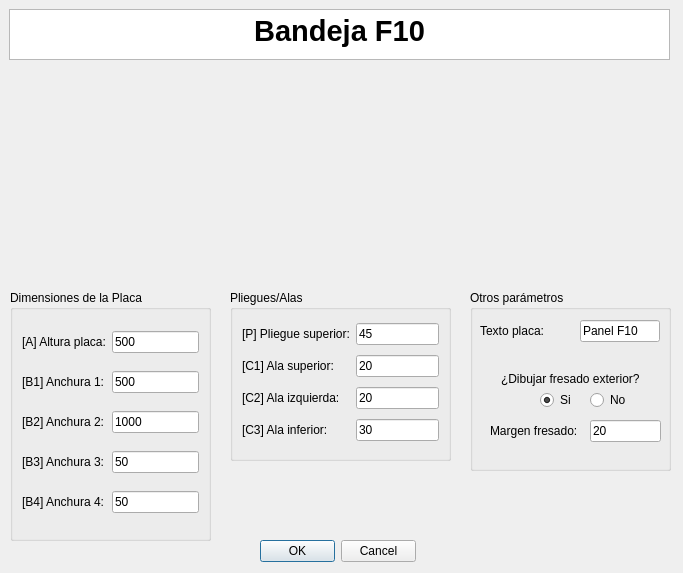
<?xml version="1.0" encoding="UTF-8"?>
<ui version="4.0">
 <class>MyPositionDialog</class>
 <widget class="QDialog" name="MyPositionDialog">
  <property name="geometry">
   <rect>
    <x>0</x>
    <y>0</y>
    <width>683</width>
    <height>573</height>
   </rect>
  </property>
  <property name="windowTitle">
   <string>Enter Position</string>
  </property>
  <property name="whatsThis">
   <string>&lt;html&gt;&lt;head/&gt;&lt;body&gt;&lt;p&gt;Esta ventana de KSDpanel te permite introducir todas las medidas correspondientes del panel seleccionado.&lt;/p&gt;&lt;p&gt;Recuerda que todas las medidas deben de ir en milimetros (mm).&lt;/p&gt;&lt;/body&gt;&lt;/html&gt;</string>
  </property>
  <widget class="QDialogButtonBox" name="buttonBox">
   <property name="geometry">
    <rect>
     <x>260</x>
     <y>540</y>
     <width>156</width>
     <height>23</height>
    </rect>
   </property>
   <property name="orientation">
    <enum>Qt::Horizontal</enum>
   </property>
   <property name="standardButtons">
    <set>QDialogButtonBox::Cancel|QDialogButtonBox::Ok</set>
   </property>
  </widget>
  <widget class="QTextBrowser" name="textBrowser">
   <property name="geometry">
    <rect>
     <x>9</x>
     <y>9</y>
     <width>661</width>
     <height>51</height>
    </rect>
   </property>
   <property name="html">
    <string>&lt;!DOCTYPE HTML PUBLIC &quot;-//W3C//DTD HTML 4.0//EN&quot; &quot;http://www.w3.org/TR/REC-html40/strict.dtd&quot;&gt;
&lt;html&gt;&lt;head&gt;&lt;meta name=&quot;qrichtext&quot; content=&quot;1&quot; /&gt;&lt;style type=&quot;text/css&quot;&gt;
p, li { white-space: pre-wrap; }
&lt;/style&gt;&lt;/head&gt;&lt;body style=&quot; font-family:'MS Shell Dlg 2'; font-size:8.25pt; font-weight:400; font-style:normal;&quot;&gt;
&lt;p align=&quot;center&quot; style=&quot; margin-top:0px; margin-bottom:0px; margin-left:0px; margin-right:0px; -qt-block-indent:0; text-indent:0px;&quot;&gt;&lt;span style=&quot; font-size:22pt; font-weight:600;&quot;&gt;Bandeja F10&lt;/span&gt;&lt;/p&gt;&lt;/body&gt;&lt;/html&gt;</string>
   </property>
  </widget>
  <widget class="QGroupBox" name="groupBox_2">
   <property name="geometry">
    <rect>
     <x>230</x>
     <y>290</y>
     <width>221</width>
     <height>171</height>
    </rect>
   </property>
   <property name="styleSheet">
    <string notr="true">font: 10pt &quot;MS Shell Dlg 2&quot;;</string>
   </property>
   <property name="title">
    <string>Pliegues/Alas</string>
   </property>
   <layout class="QGridLayout" name="gridLayout_2">
    <item row="2" column="0">
     <widget class="QLabel" name="label_19">
      <property name="text">
       <string>[C2] Ala izquierda:</string>
      </property>
     </widget>
    </item>
    <item row="4" column="0">
     <widget class="QLabel" name="label_12">
      <property name="text">
       <string>[C3] Ala inferior:</string>
      </property>
     </widget>
    </item>
    <item row="4" column="1">
     <widget class="QLineEdit" name="alaInferiorUI">
      <property name="text">
       <string>30</string>
      </property>
     </widget>
    </item>
    <item row="0" column="1">
     <widget class="QLineEdit" name="pliegueSuperiorUI">
      <property name="text">
       <string>45</string>
      </property>
     </widget>
    </item>
    <item row="1" column="0">
     <widget class="QLabel" name="label_11">
      <property name="text">
       <string>[C1] Ala superior:</string>
      </property>
     </widget>
    </item>
    <item row="1" column="1">
     <widget class="QLineEdit" name="alaSuperiorUI">
      <property name="text">
       <string>20</string>
      </property>
     </widget>
    </item>
    <item row="0" column="0">
     <widget class="QLabel" name="label_13">
      <property name="text">
       <string>[P] Pliegue superior:</string>
      </property>
     </widget>
    </item>
    <item row="2" column="1">
     <widget class="QLineEdit" name="alaIzquierdaUI">
      <property name="text">
       <string>20</string>
      </property>
     </widget>
    </item>
   </layout>
  </widget>
  <widget class="QLabel" name="imagenPanelUI">
   <property name="geometry">
    <rect>
     <x>110</x>
     <y>70</y>
     <width>451</width>
     <height>211</height>
    </rect>
   </property>
   <property name="text">
    <string/>
   </property>
   <property name="pixmap">
    <pixmap>../imagenes/REF_014cotas.jpg</pixmap>
   </property>
   <property name="scaledContents">
    <bool>true</bool>
   </property>
   <property name="wordWrap">
    <bool>false</bool>
   </property>
   <property name="margin">
    <number>0</number>
   </property>
   <property name="openExternalLinks">
    <bool>false</bool>
   </property>
  </widget>
  <widget class="QGroupBox" name="groupBox_3">
   <property name="geometry">
    <rect>
     <x>10</x>
     <y>290</y>
     <width>201</width>
     <height>251</height>
    </rect>
   </property>
   <property name="styleSheet">
    <string notr="true">font: 10pt &quot;MS Shell Dlg 2&quot;;</string>
   </property>
   <property name="title">
    <string>Dimensiones de la Placa</string>
   </property>
   <layout class="QGridLayout" name="gridLayout">
    <item row="2" column="1">
     <widget class="QLabel" name="label_22">
      <property name="text">
       <string>[B2] Anchura 2:</string>
      </property>
     </widget>
    </item>
    <item row="2" column="2">
     <widget class="QLineEdit" name="anchura2UI">
      <property name="text">
       <string>1000</string>
      </property>
     </widget>
    </item>
    <item row="0" column="2">
     <widget class="QLineEdit" name="alturaPlacaUI">
      <property name="text">
       <string>500</string>
      </property>
     </widget>
    </item>
    <item row="3" column="2">
     <widget class="QLineEdit" name="anchura3UI">
      <property name="text">
       <string>50</string>
      </property>
     </widget>
    </item>
    <item row="1" column="2">
     <widget class="QLineEdit" name="anchura1UI">
      <property name="text">
       <string>500</string>
      </property>
     </widget>
    </item>
    <item row="4" column="2">
     <widget class="QLineEdit" name="anchura4UI">
      <property name="text">
       <string>50</string>
      </property>
     </widget>
    </item>
    <item row="4" column="1">
     <widget class="QLabel" name="label_27">
      <property name="text">
       <string>[B4] Anchura 4:</string>
      </property>
     </widget>
    </item>
    <item row="0" column="1">
     <widget class="QLabel" name="label_8">
      <property name="text">
       <string>[A] Altura placa:</string>
      </property>
     </widget>
    </item>
    <item row="1" column="1">
     <widget class="QLabel" name="label_4">
      <property name="text">
       <string>[B1] Anchura 1:</string>
      </property>
     </widget>
    </item>
    <item row="3" column="1">
     <widget class="QLabel" name="label_26">
      <property name="text">
       <string>[B3] Anchura 3:</string>
      </property>
     </widget>
    </item>
   </layout>
  </widget>
  <widget class="QGroupBox" name="groupBox_4">
   <property name="geometry">
    <rect>
     <x>470</x>
     <y>290</y>
     <width>201</width>
     <height>181</height>
    </rect>
   </property>
   <property name="styleSheet">
    <string notr="true">font: 10pt &quot;MS Shell Dlg 2&quot;;</string>
   </property>
   <property name="title">
    <string>Otros parámetros</string>
   </property>
   <widget class="QLabel" name="label">
    <property name="geometry">
     <rect>
      <x>10</x>
      <y>30</y>
      <width>95</width>
      <height>22</height>
     </rect>
    </property>
    <property name="text">
     <string>Texto placa:</string>
    </property>
   </widget>
   <widget class="QLineEdit" name="textoDescriptivoA0UI">
    <property name="geometry">
     <rect>
      <x>110</x>
      <y>30</y>
      <width>80</width>
      <height>22</height>
     </rect>
    </property>
    <property name="text">
     <string>Panel F10</string>
    </property>
   </widget>
   <widget class="QRadioButton" name="noCrearFresadoUI">
    <property name="geometry">
     <rect>
      <x>120</x>
      <y>100</y>
      <width>38</width>
      <height>20</height>
     </rect>
    </property>
    <property name="text">
     <string>No</string>
    </property>
   </widget>
   <widget class="QLineEdit" name="margenFresadoUI">
    <property name="geometry">
     <rect>
      <x>120</x>
      <y>130</y>
      <width>71</width>
      <height>22</height>
     </rect>
    </property>
    <property name="text">
     <string>20</string>
    </property>
   </widget>
   <widget class="QRadioButton" name="crearFresadoUI">
    <property name="geometry">
     <rect>
      <x>70</x>
      <y>100</y>
      <width>34</width>
      <height>20</height>
     </rect>
    </property>
    <property name="text">
     <string>Si</string>
    </property>
    <property name="checked">
     <bool>true</bool>
    </property>
   </widget>
   <widget class="QLabel" name="label_2">
    <property name="geometry">
     <rect>
      <x>31</x>
      <y>81</y>
      <width>148</width>
      <height>16</height>
     </rect>
    </property>
    <property name="mouseTracking">
     <bool>false</bool>
    </property>
    <property name="text">
     <string>¿Dibujar fresado exterior?</string>
    </property>
    <property name="buddy">
     <cstring>label_2</cstring>
    </property>
   </widget>
   <widget class="QLabel" name="label_3">
    <property name="geometry">
     <rect>
      <x>20</x>
      <y>130</y>
      <width>107</width>
      <height>22</height>
     </rect>
    </property>
    <property name="text">
     <string>Margen fresado:</string>
    </property>
   </widget>
  </widget>
  <zorder>groupBox_2</zorder>
  <zorder>buttonBox</zorder>
  <zorder>textBrowser</zorder>
  <zorder>imagenPanelUI</zorder>
  <zorder>groupBox_3</zorder>
  <zorder>groupBox_4</zorder>
 </widget>
 <resources/>
 <connections>
  <connection>
   <sender>buttonBox</sender>
   <signal>accepted()</signal>
   <receiver>MyPositionDialog</receiver>
   <slot>accept()</slot>
   <hints>
    <hint type="sourcelabel">
     <x>248</x>
     <y>254</y>
    </hint>
    <hint type="destinationlabel">
     <x>157</x>
     <y>274</y>
    </hint>
   </hints>
  </connection>
  <connection>
   <sender>buttonBox</sender>
   <signal>rejected()</signal>
   <receiver>MyPositionDialog</receiver>
   <slot>reject()</slot>
   <hints>
    <hint type="sourcelabel">
     <x>316</x>
     <y>260</y>
    </hint>
    <hint type="destinationlabel">
     <x>286</x>
     <y>274</y>
    </hint>
   </hints>
  </connection>
 </connections>
</ui>
